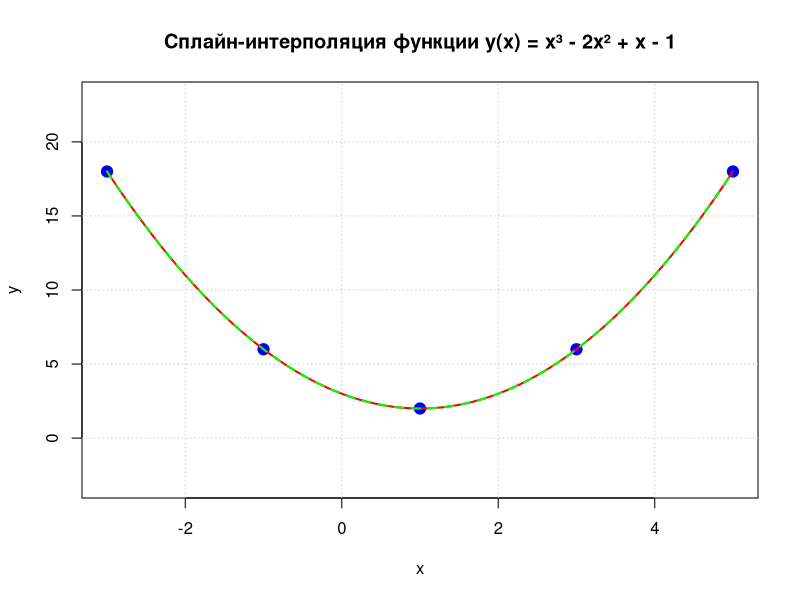
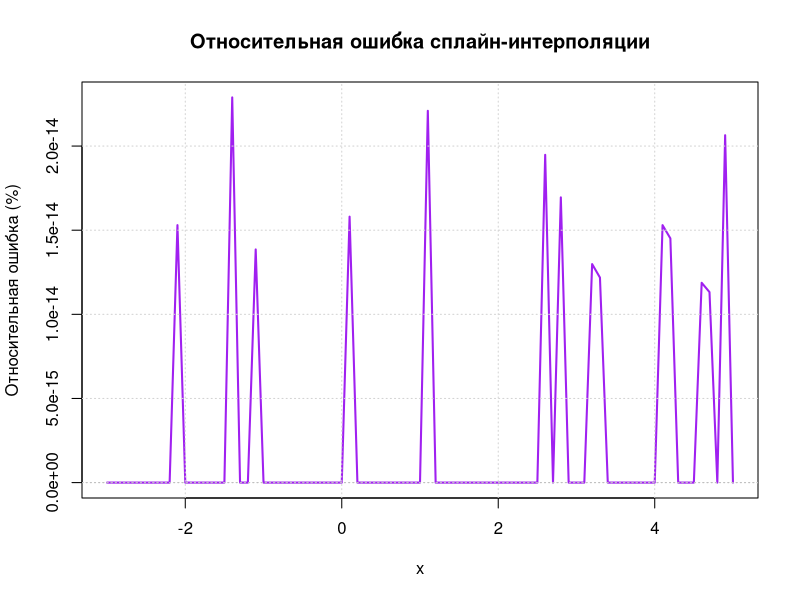

The R script that drew these images, in order:
# 5.4 Spline interpolation 

# 1) Создаем функцию y(x) = x^3 - 2x^2 + x - 1
#y <- function(x) {  x^3 - 2*x^2 + x - 1 }
y <- function(x) {  x^2 - 2*x + 3 }

# 2) Создаем данные
n <- 5
x_data <- seq(-3, 5, length.out = n)
y_data <- y(x_data)

# 3) Рисуем точечный график исходных данных
plot(x_data, y_data, 
     pch = 19, col = "blue", cex = 1.5,
     xlab = "x", ylab = "y",
     main = "Сплайн-интерполяция функции y(x) = x³ - 2x² + x - 1",
     ylim = c(min(y(x_data))-5, max(y(x_data))+5))
grid()

# 4) Создаем массив для интерполяции
x_new <- seq(min(x_data), max(x_data), by = 0.1)

# 5) Сплайн-интерполяция и ее график
spline_interp <- spline(x_data, y_data, xout = x_new)
lines(spline_interp$x, spline_interp$y, col = "red", lwd = 2)

# 6) Реальные значения и их график
y_real <- y(x_new)
lines(x_new, y_real, col = "green", lwd = 2, lty = 2)

# # Добавляем легенду
# legend("topleft",
#        legend = c("Исходные точки", "Сплайн-интерполяция", "Реальная функция"),
#        col = c("blue", "red", "green"),
#        pch = c(19, NA, NA),
#        lty = c(NA, 1, 2),
#        lwd = 2,
#        cex = 0.8,
#        bg = "white")

# 7) Расчет и график относительной ошибки
rel_err <- abs(spline_interp$y - y_real) / abs(y_real) * 100

# Создаем новый график для ошибки
dev.new() # Новое графическое окно
plot(x_new, rel_err, type = "l",
     col = "purple", lwd = 2,
     xlab = "x", ylab = "Относительная ошибка (%)",
     main = "Относительная ошибка сплайн-интерполяции")

grid()
abline(h = 0, col = "gray", lty = 3)
